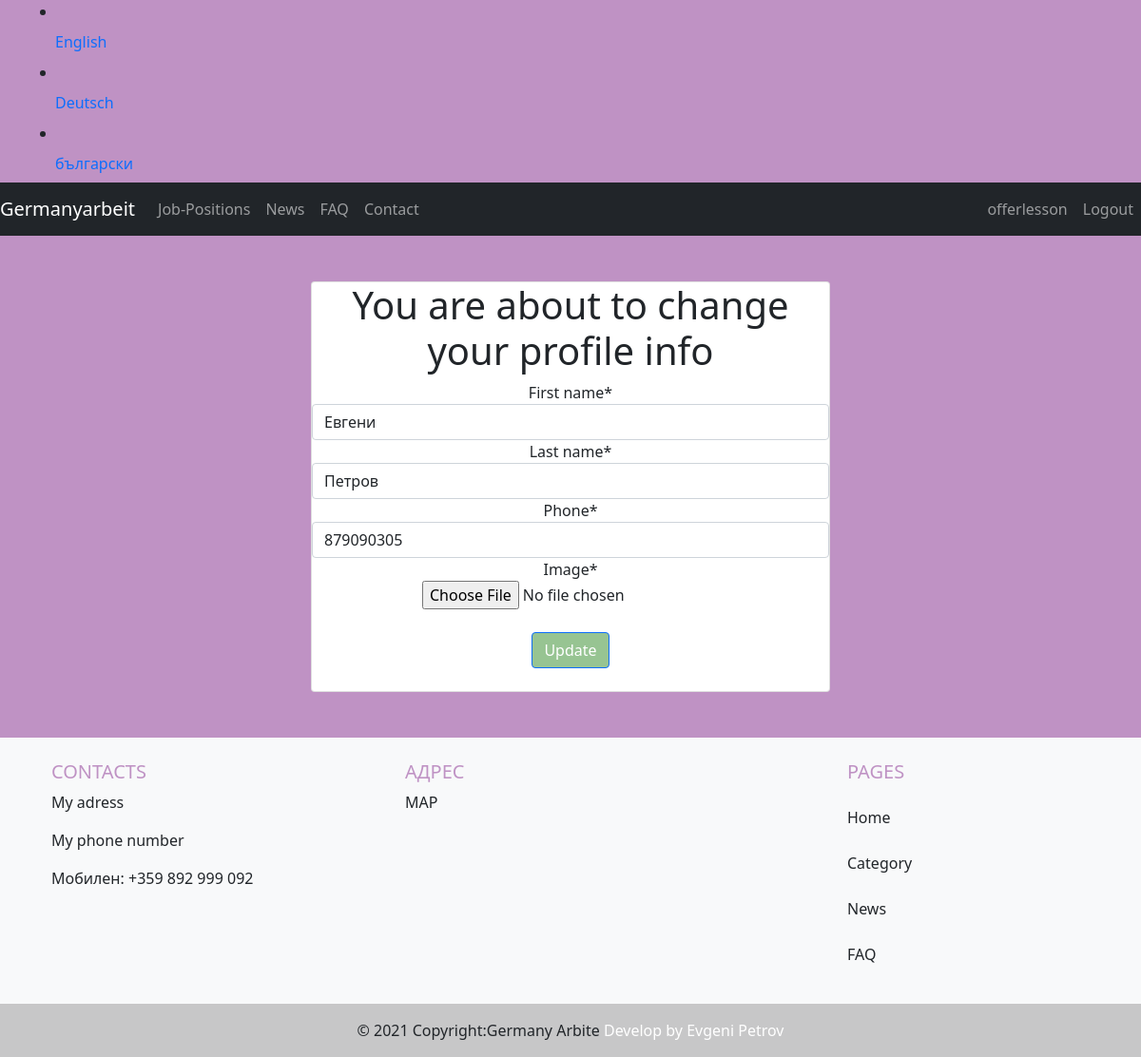
Page /en/accounts/profile/worker/47/ (signed in) on the committed database.
### costumeuser/models.py (models this page shows, shortened)
class User(AbstractUser):
    is_worker = models.BooleanField(default=False)
    is_company = models.BooleanField(default=False)

class Worker(models.Model):
    user = models.OneToOneField(User, on_delete=models.CASCADE, primary_key=True, related_name="worker")
    image = models.ImageField(default="default.jpeg", upload_to='profile_pics')
    first_name = models.CharField(max_length=50)
    last_name = models.CharField(max_length=50)
    phone = models.CharField(max_length=20)

### costumeuser/views.py (the view)
# urls.py: path("profile/worker/<int:user_id>/", views.worker_update, name="worker_profile_edit"),
@login_required
@worker_required
def worker_update(request, user_id):
    user = User.objects.get(pk=user_id)
    if request.method == "POST":
        form = ProfileWorkerEdit(request.POST, request.FILES)
        if form.is_valid():
            user.first_name = form.cleaned_data['first_name']
            user.last_name = form.cleaned_data['last_name']
            user.save()
            user.worker.first_name = form.cleaned_data['first_name']
            user.worker.last_name = form.cleaned_data['last_name']
            user.worker.phone = form.cleaned_data['phone']
            user.worker.image = form.cleaned_data['image']
            user.worker.save()
            return HttpResponseRedirect(reverse('profile'))
    else:
        default_data = {'first_name': user.first_name, 'last_name': user.last_name,
                        'phone': user.worker.phone, 'image': user.worker.image, }
        form = ProfileWorkerEdit(default_data)
    return render(request, 'account/worker_profile.html', {'form': form, 'user': user})

### costumeuser/forms.py
class ProfileWorkerEdit(ModelForm):
    class Meta:
        model = Worker
        fields =['first_name', 'last_name', 'phone', 'image',]

### templates/account/worker_profile.html (shortened to what this page needs)
{% extends "base.html" %}
{% load crispy_forms_tags %}
{% load static %}
{% load i18n %}
{% block content %}
<br>
<br>
<div class="container">
    <div class="row justify-content-center">
        <div class="col-sm-12 col-md-6 col-lg-6">
            <div class="card text-center">
                {% if user.is_authenticated %}
                    <h1>You are about to change your profile info</h2>
                    <form class="profile-worker" method="POST" enctype="multipart/form-data">
                            {{ form|crispy }}
                            <br>
                            <div class="button-wrapper submit">
                                <input class="btn btn-primary" type="submit" value="Update" />
                            </div>
                            <br>
                    </form>
                {% else %}
                    <h2>You have to be login to edit your profile info</h2>
                {% endif %}
            </div>
        </div>
    </div>
</div>
{% endblock content %}

### templates/nav.html (shortened to what this page needs)
{% load i18n %}
{% load static %}
<nav class="navbar navbar-expand-lg navbar-dark bg-dark">
  <a class="navbar-brand" href="{% url 'home' %}"><img/>Germanyarbeit</a>
  <div class="collapse navbar-collapse justify-content-between" id="navbarNav">
    <ul class="navbar-nav">
      <li class="nav-item">
        <a class="nav-link" href="{% url 'category' 1 %}">Job-Positions</a>
      </li>
      <li class="nav-item">
        <a class="nav-link" href="{% url 'news' %}">News</a>
      </li>
      <li class="nav-item">
        <a class="nav-link" href="{% url 'faq' %}">FAQ</a>
      </li>
      <li class="nav-item">
        <a class="nav-link" href="#">Contact</a>
      </li>
    </ul>
    <ul class="navbar-nav">
      {% if user.is_authenticated %}
      <li class="nav-item">
        <a class="nav-link" href="{% url 'profile' %}">{{ user.username }}</a>
      </li>
      <li class="nav-item">
        <a class="nav-link" href="{% url 'account_logout' %}">Logout</a>
      </li>
      {% endif %}
    </ul>
  </div>
</nav>

### static/css/main.css (style rules this page uses)
.body { background-color: #BF92C4; background-repeat: no-repeat; }
.btn { background-color: #97C492; }

### rows in the picture
User: username "offerlesson", first_name "Евгени", last_name "Петров"
Worker: phone "879090305"

### other values in the picture
{{ lang.name_local }} "English" "Deutsch" "български"
